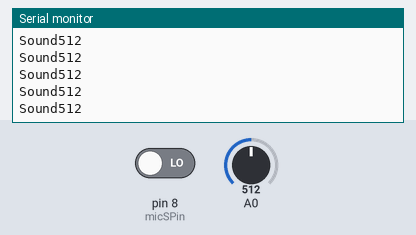
A sketch run on a simulated Arduino Uno, built with avr-gcc and run on an emulated ATmega328P. Shown: the last lines printed to the serial monitor. Inputs (shaded band) come from the test bench; at power-on: pin 8 (micSPin) LOW, A0 = 512.

Above: at 1.2 s.
1.3 s: pin 8 (micSPin) driven HIGH
At 1.31 s:
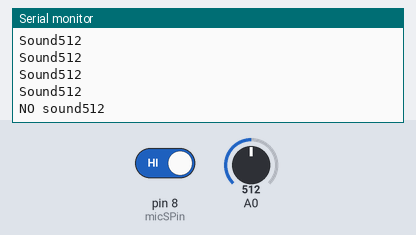
3.2 s: A0 set to 716
At 3.22 s:
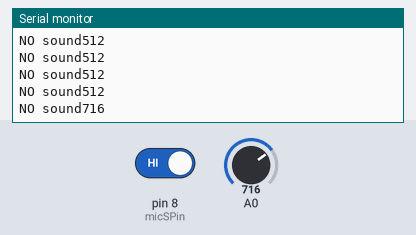
4.7 s: A0 set to 900
At 4.72 s:
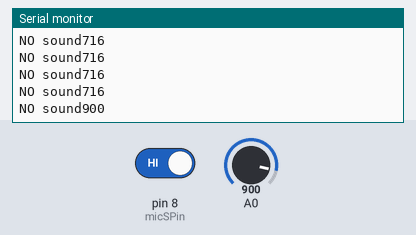
6.2 s: pin 8 (micSPin) driven LOW
At 6.23 s:
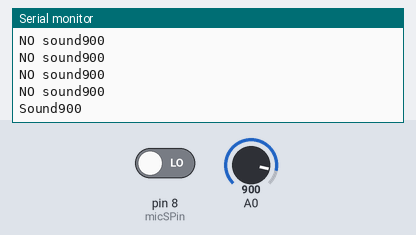
Timing chart, 0 to 8.7 s (numbered marks = the images above; inputs shaded):
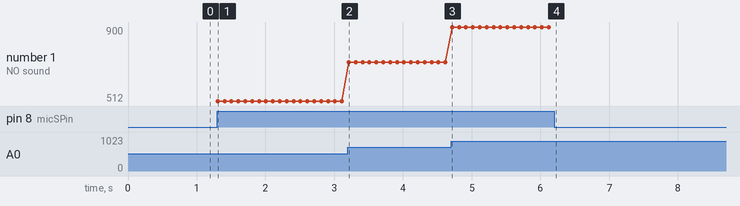

Measured:
- after the input at 1.3 s, the serial monitor: prints a new line at once (image 1)
- after the input at 3.2 s, the serial monitor: prints a new line at once (image 2)
- after the input at 4.7 s, the serial monitor: prints a new line at once (image 3)
- after the input at 6.2 s, the serial monitor: prints a new line at once (image 4)
- plotted number 1: 512 → 716 after the input at 3.2 s, 716 → 900 after the input at 4.7 s

The sketch:

_28_MICModule.ino
```cpp
/***********************************************************
File name: _28_MICModule.ino
Description:We measure the information of MIC module,
            and displayed in the serial monitor.
Website: www.adeept.com
E-mail: support@adeept.com
Author: Tom
Date: 2016/05/18
***********************************************************/

int micSPin = 8;//the mic module X pin connected to digital pin 8
int micAPin = 0;//the mic module A pin connected to analog pin 0
void setup()
{
  pinMode(micSPin, INPUT);//Set digital 8 port mode, the INPUT for the input
  pinMode(micAPin, INPUT);//Set analog 0 port mode, the INPUT for the input
  Serial.begin(9600);    //open serial port, sets data rate to 9600 bps
}
void loop()
{
  if(digitalRead(micSPin)==HIGH){
    Serial.print("NO sound");    //send "NO sound" to the serial monitor
  }else{
    Serial.print("Sound");       //send "Sound" to the serial monitor
  }
  Serial.println(analogRead(0)); //send A pin data to the serial monitor
  delay(100);                    //delay 0.1s
}
```
